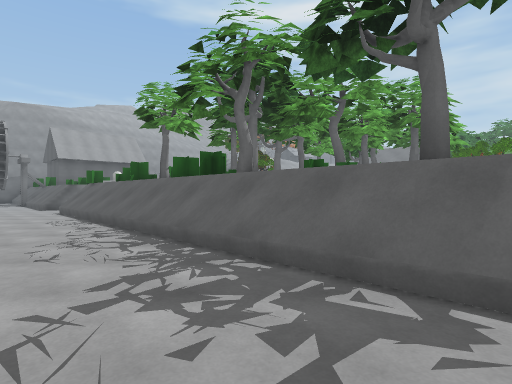
view 1 (above)

24 first-person views from a walk through a scene from a Unity 3-D project. The camera is 1.5 m above the floor, looks level and sees 80° across. The floor is counted in squares, 2 m on a side. Each view is taken from the middle of a square. On the plan, view 1 faces up. The plan holds only what a view shows up to about 10 squares ahead; the rest is blank. The place goes on beyond the plan. The player character is not drawn. Some surface patterns are stand-ins.

view 2
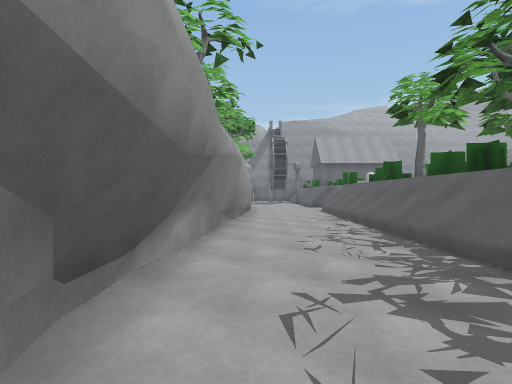

view 3
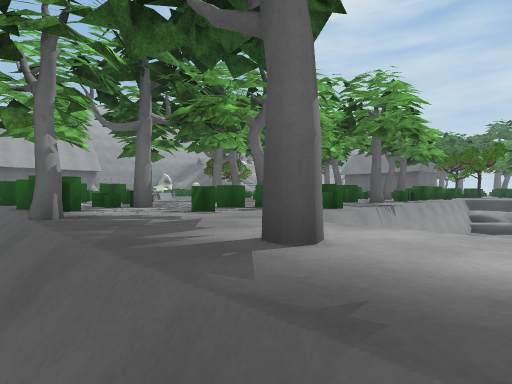

view 4
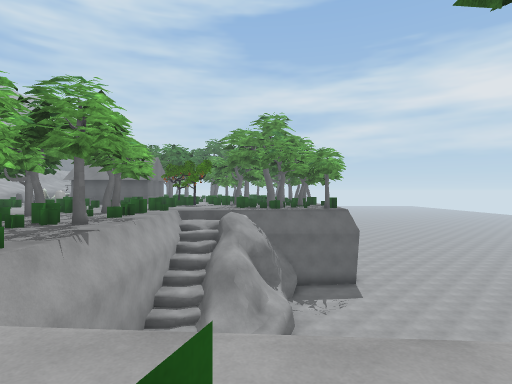

view 5
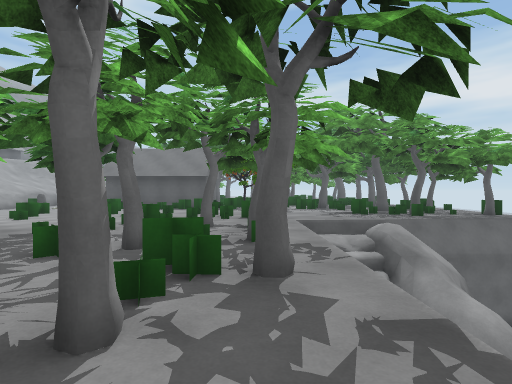

view 6
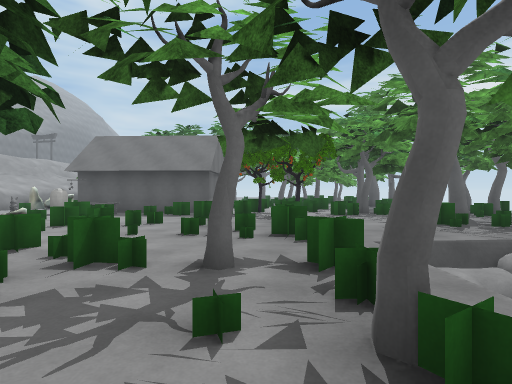

view 7
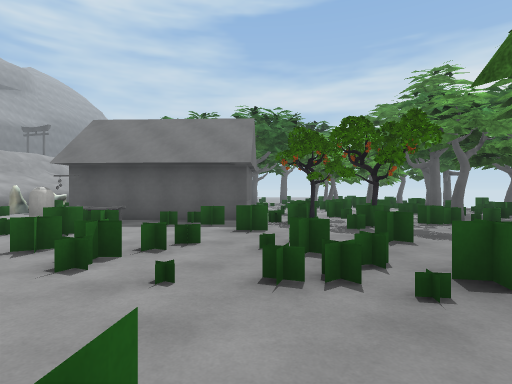

view 8
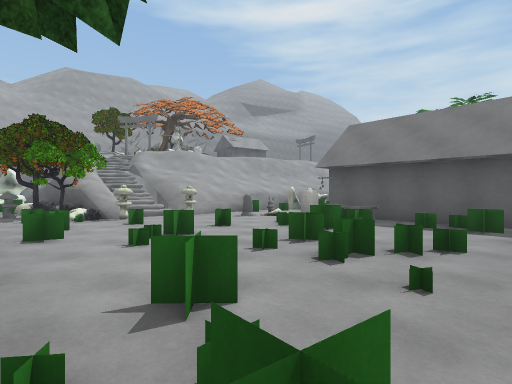

view 9
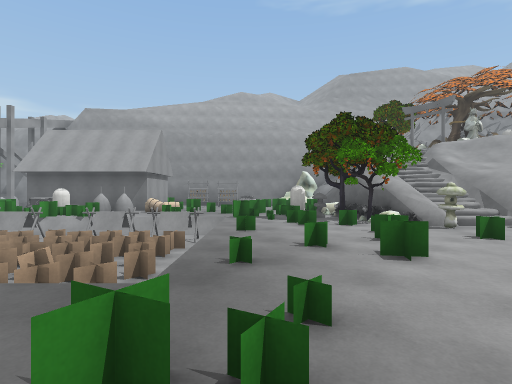

view 10
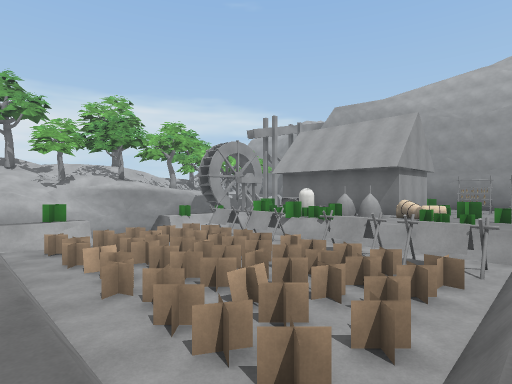

view 11
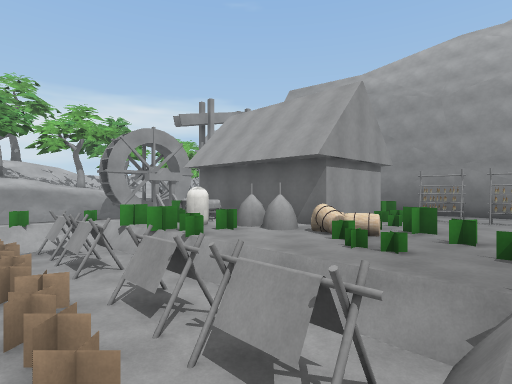

view 12
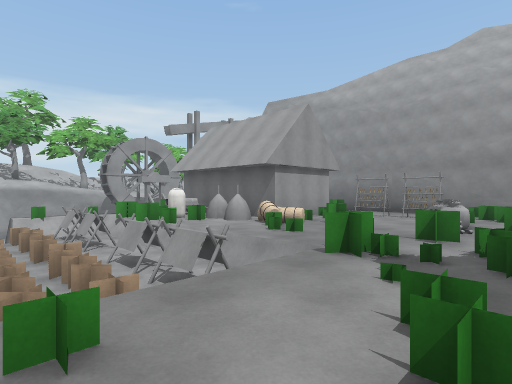

view 13
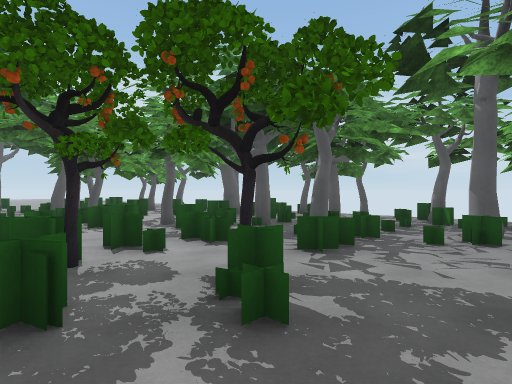

view 14
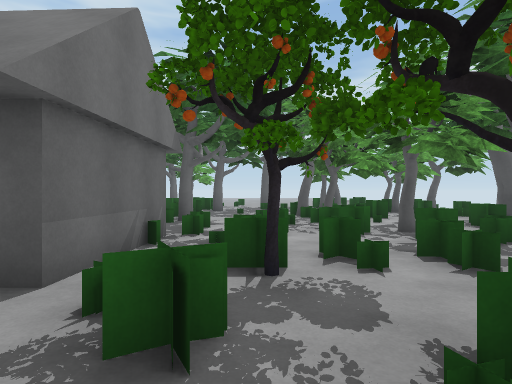

view 15
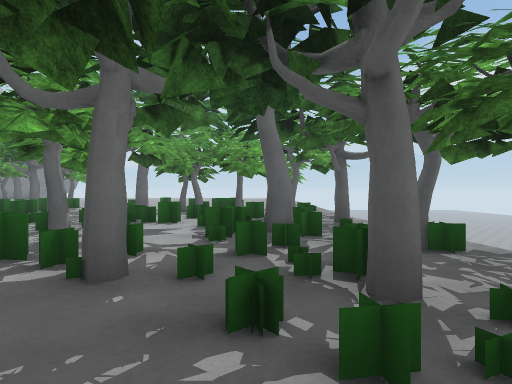

view 16
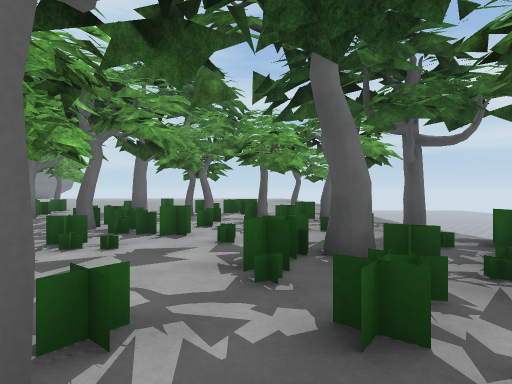

view 17
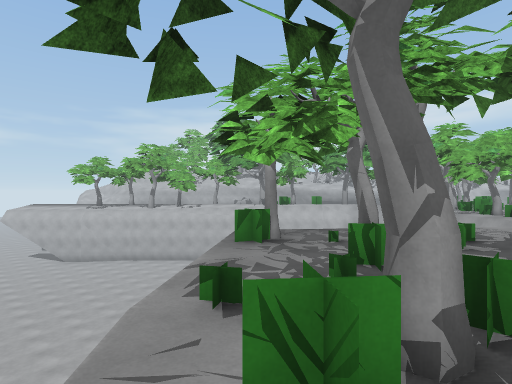

view 18
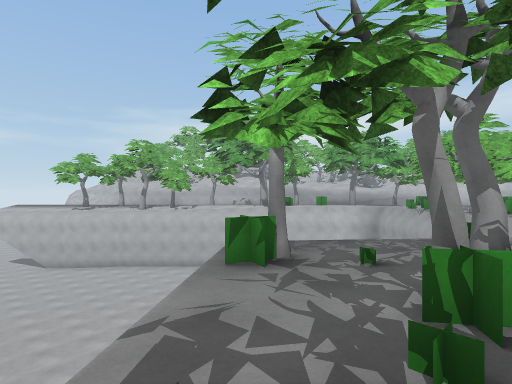

view 19
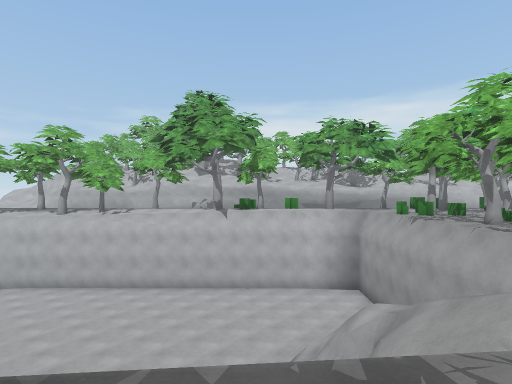

view 20
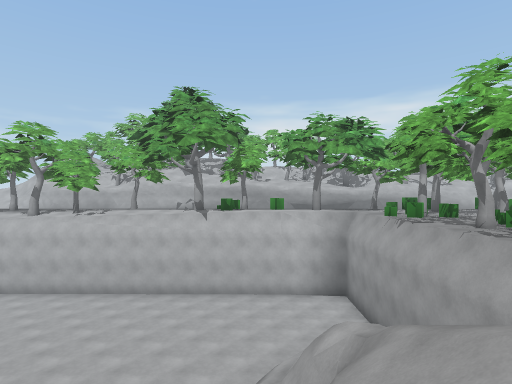

view 21
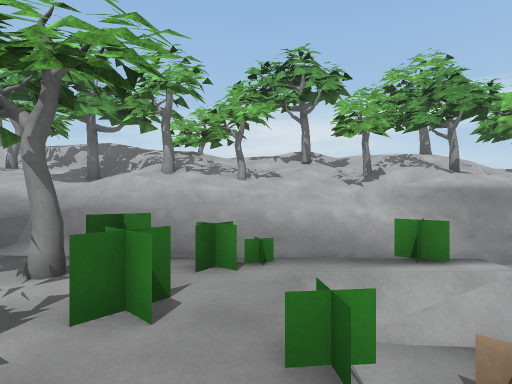

view 22
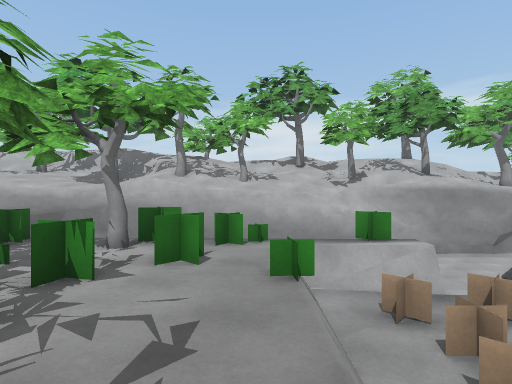

view 23
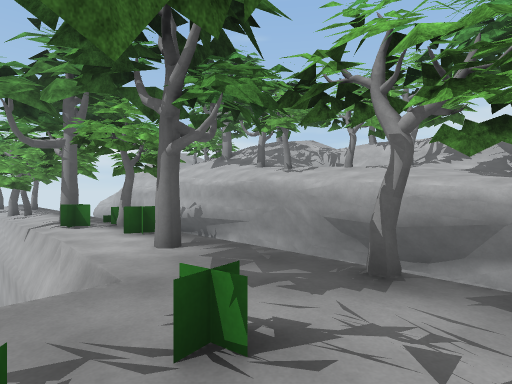

view 24
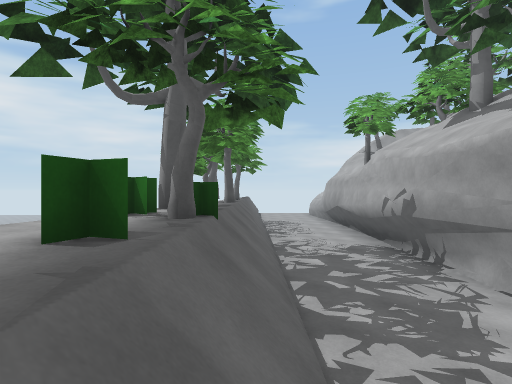

### Floor plan
Key: @ floor where view 1 was taken; # wall or solid block; x gap in a wall; . main floor; - floor 2.25 m lower than the main floor; _ floor 4 m lower than the main floor; < floor 5.25 m lower than the main floor; ( floor 5.5 m lower than the main floor; ! floor 5.75 m lower than the main floor; ? floor 6.25 m lower than the main floor; / step, stairs or slope; = window, fence, low wall or low ledge; ^ raised ledge; v drop or lower ground; T tree; C capsule; A table; L lantern; S sign; R rack; H haystack; O other object.
Columns run from 13 left of view 1 to 24 right of it. Each row starts with its distance up from view 1.
 24      ..OO. O #^##LOS  #     T...   OT
 23      ......CLOO#.....C##   .....T ...
 22    ##........OOL.....AA## #..........
 21     ##.O..#.............###...O..=.O.T
 20     ##HO.vv..............#...#.......
 19    ##HH.vvRv..............O...O......
 18   ##OC.vRvvvv................#...T..T
 17   # OCvvvvvvvv............O...T......
 16      vvRvvvvvvv.............T......#
 15     /R#v#vvvvv.................T.O.
 14     /vv##vvvv.   .O.#.=..........Ov
 13      /vv#vvv.   O...O#....=.T.T..
 12 #----=-vvvv.. # .#O.#.vv/..O.O..v
 11 ##-----#vv....T ....Ovvv/......#?
 10  ##----//.=x#.O.O.T. vvvvvv.OOv
  9   ###---//O.O...... vv-vv vv.v
  8     ##---/=..T.O..  <_vv?
  7      #----//#....v ?v(!???
  6      ##----//... ??????????   ??
  5       ##----/O..v??????????? ???
  4        ##---///T v??????????????
  3         ##---///./v==???????????
  2          ##---///./# =??????????
  1           ##---//O.#  ????? ????
  0            ##@--///T v?????  ???
 -1             ##----##  v ???
 -2              ##----## O  ??
 -3               ##----##O
 -4                ###---#
 -5                  ##--
 -6                   ##

Where each view was taken, in squares from view 1:
view 1: 0 up, 0 right, facing up
view 2: 0 up, 0 right, facing up-left
view 3: 2 up, 2 right, facing up
view 4: 2 up, 3 right, facing up-right
view 5: 8 up, 3 right, facing up-right
view 6: 11 up, 5 right, facing up-right
view 7: 14 up, 6 right, facing up-right
view 8: 14 up, 6 right, facing up
view 9: 15 up, 4 right, facing up-left
view 10: 16 up, 2 right, facing left
view 11: 19 up, 1 left, facing left
view 12: 20 up, 1 right, facing left
view 13: 17 up, 10 right, facing right
view 14: 17 up, 11 right, facing up-right
view 15: 14 up, 16 right, facing up-right
view 16: 16 up, 17 right, facing up-right
view 17: 13 up, 19 right, facing down-left
view 18: 12 up, 18 right, facing down-left
view 19: 11 up, 14 right, facing down-left
view 20: 11 up, 13 right, facing down-left
view 21: 12 up, 2 left, facing down-left
view 22: 13 up, 1 left, facing down-left
view 23: 8 up, 1 right, facing down
view 24: 3 up, 1 right, facing down-right
